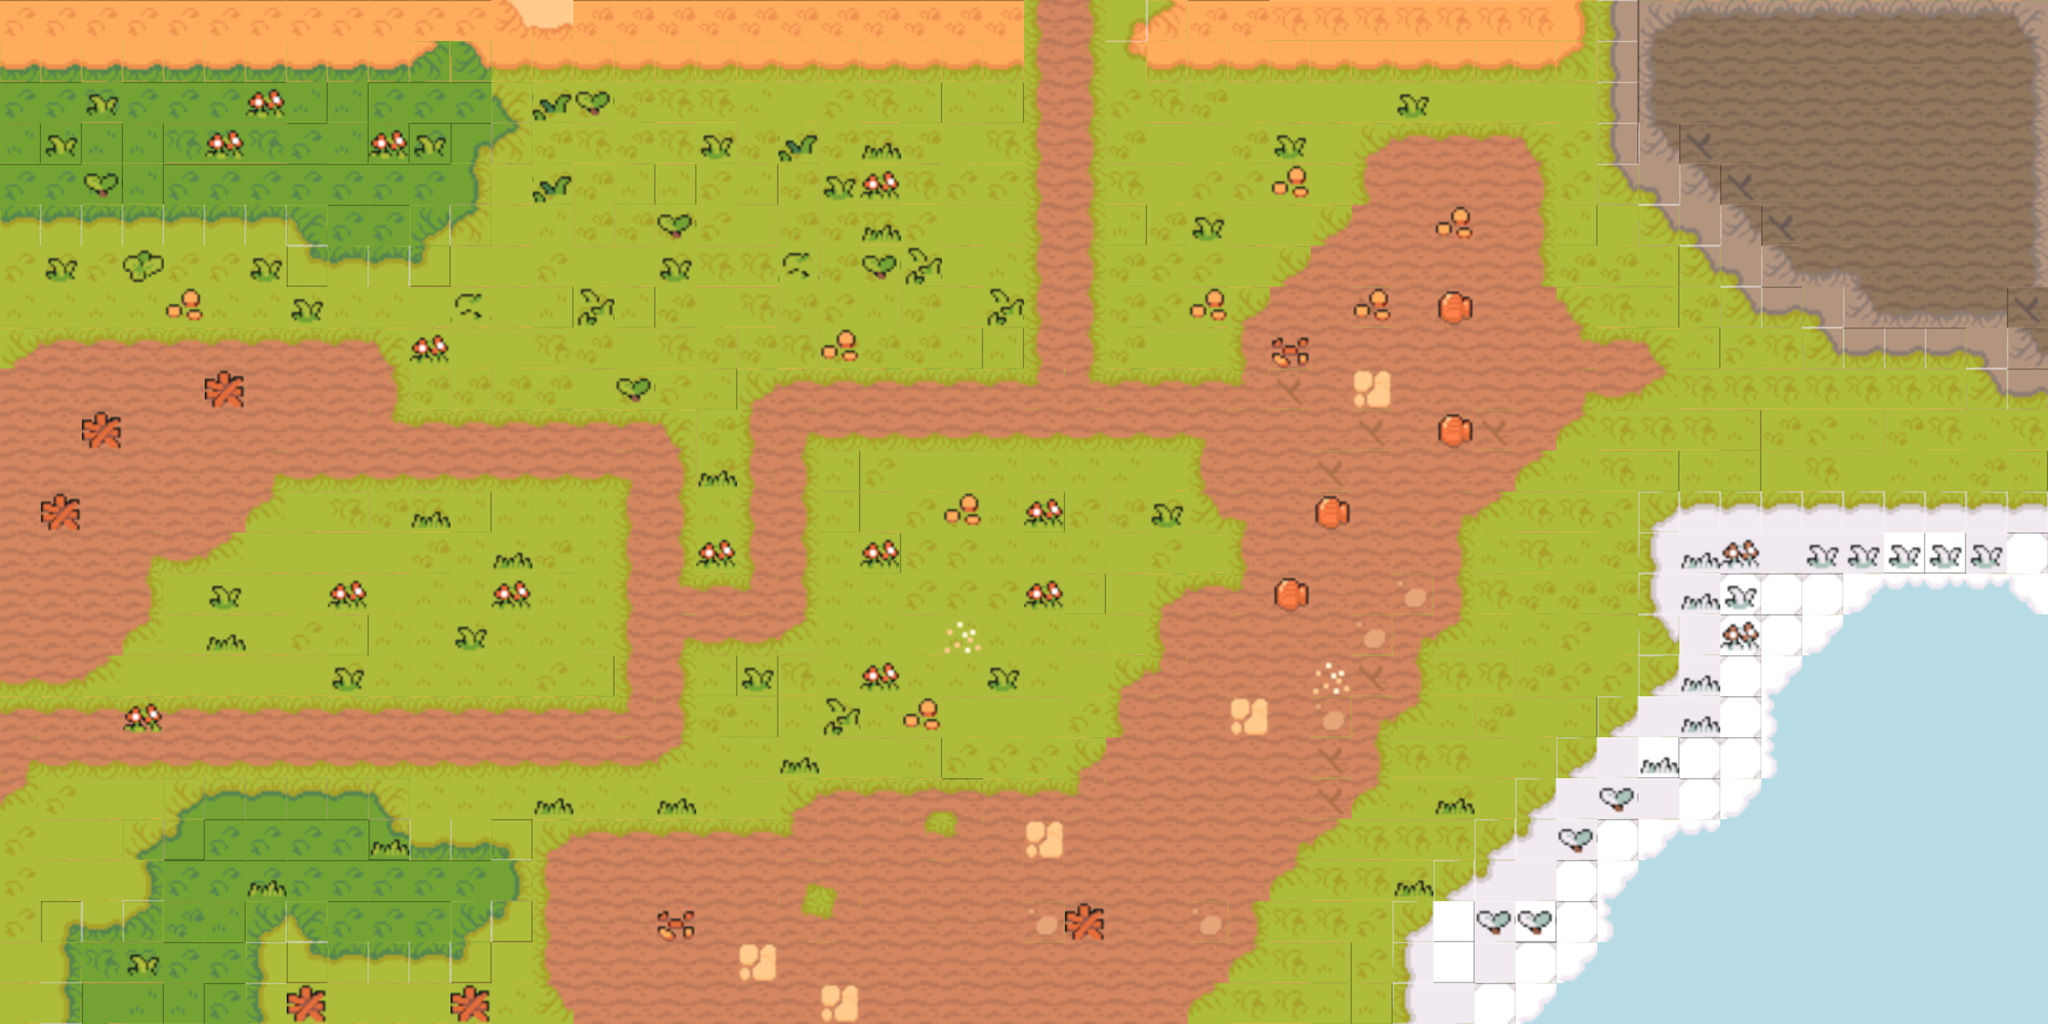

Below is a game level as drawn by its tile map, then a one-line description and the .tmx that defines it (tile-layer data replaced by summaries):
An orthogonal 50x25 tile map with 128x128 px tiles, 2 tile layers (Tile Layer 1, detail), 2 tilesets.

<map version="1.4" tiledversion="1.4.2" orientation="orthogonal" renderorder="right-down" width="50" height="25" tilewidth="128" tileheight="128" infinite="0" nextlayerid="3" nextobjectid="1">
 <tileset firstgid="1" source="TilesetFloor128.tsx" />
 <tileset firstgid="573" source="TilesetFloorDetail.tsx" />
 <layer id="1" name="Tile Layer 1" width="50" height="25">
  <data>[1250 cells, 1250 non-empty, 70 distinct tile ids]</data>
 </layer>
 <layer id="2" name="detail" width="50" height="25">
  <data>[1250 cells, 104 non-empty, 18 distinct tile ids]</data>
 </layer>
</map>